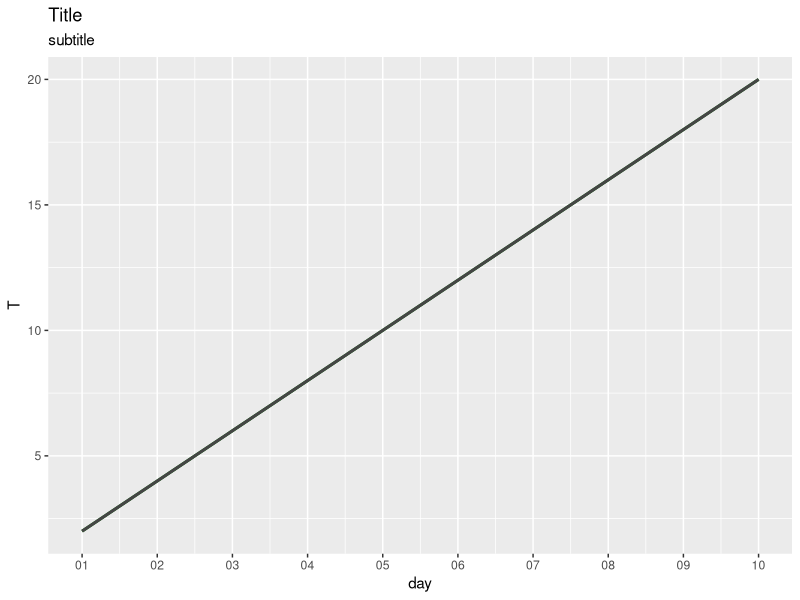

The R script that drew this image:

# Objective: How to simeltaneously plot data points from multiple data frames.
# Reference: Originally asked on SO (https://stackoverflow.com/questions/56398575/r-using-ggplot-with-a-list-of-dataframes)
# Solution: Bind the required data frames on common column using cbind() and pass it in ggplot()

# required libraries
library(lubridate)
library(ggplot2)

# Data
v1 = seq(ymd('2000-05-01'),ymd('2000-05-10'),by='day')
v2 = seq(2,20, length = 10)
v3 = seq(-2,7, length = 10)
v4 = seq(-6,3, length = 10)
df1 = data.frame(Date = v1, df1_Tmax = v2, df1_Tmean = v3, df1_Tmin = v4)

v1 = seq(ymd('2000-05-01'),ymd('2000-05-10'),by='day')
v2 = seq(3,21, length = 10)
v3 = seq(-3,8, length = 10)
v4 = seq(-7,4, length = 10)
df2 = data.frame(Date = v1, df2_Tmax = v2, df2_Tmean = v3, df2_Tmin = v4)

v1 = seq(ymd('2000-05-01'),ymd('2000-05-10'),by='day')
v2 = seq(4,22, length = 10)
v3 = seq(-4,9, length = 10)
v4 = seq(-8,5, length = 10)
df3 = data.frame(Date = v1, df3_Tmax = v2, df3_Tmean = v3, df3_Tmin = v4)

v1 = seq(ymd('2000-05-01'),ymd('2000-05-10'),by='day')
v2 = seq(2,20, length = 10)
v3 = seq(-2,8, length = 10)
v4 = seq(-6,3, length = 10)
abc = data.frame(Date = v1, ABC_Tmax = v2, ABC_Tmean = v3, ABC_Tmin = v4)

df_list = list(df1, df2, df3, abc)
names(df_list) = c("df1", "df2", "df3", "abc")

# Solution

## Suppose I want to plot the variable from two separate dataframes like `df1` and `abc`
## So, I will merge these two data frames on the common column and then plot the variables

## Merge
df.merged<- merge(df1, abc)
df.merged

ggplot(data = df.merged, aes(x = Date)) +
  geom_line(aes(y = df1_Tmax), color = "darkgreen", size = 1) +
  geom_line(aes(y = ABC_Tmax), color = "grey27", size = 1) +
  labs(title="Title", 
       subtitle="subtitle", 
       x = "day", 
       y = "T") +
  scale_x_date(date_labels="%d",date_breaks  ="1 day")
